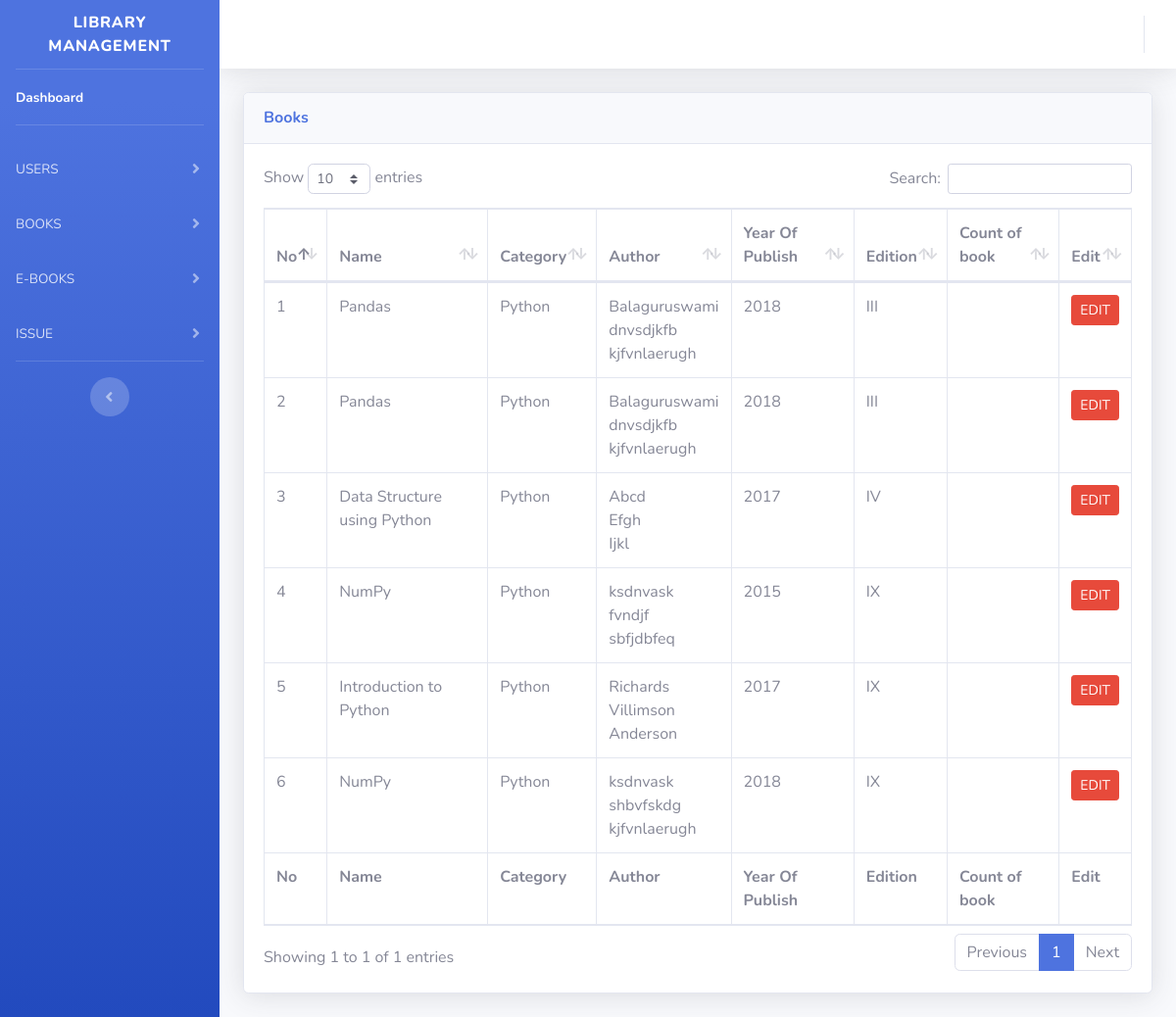
The page /templates/startbootstrap-sb-admin-2-gh-pages/admin_view Books.php (signed in) on the database as committed earlier.
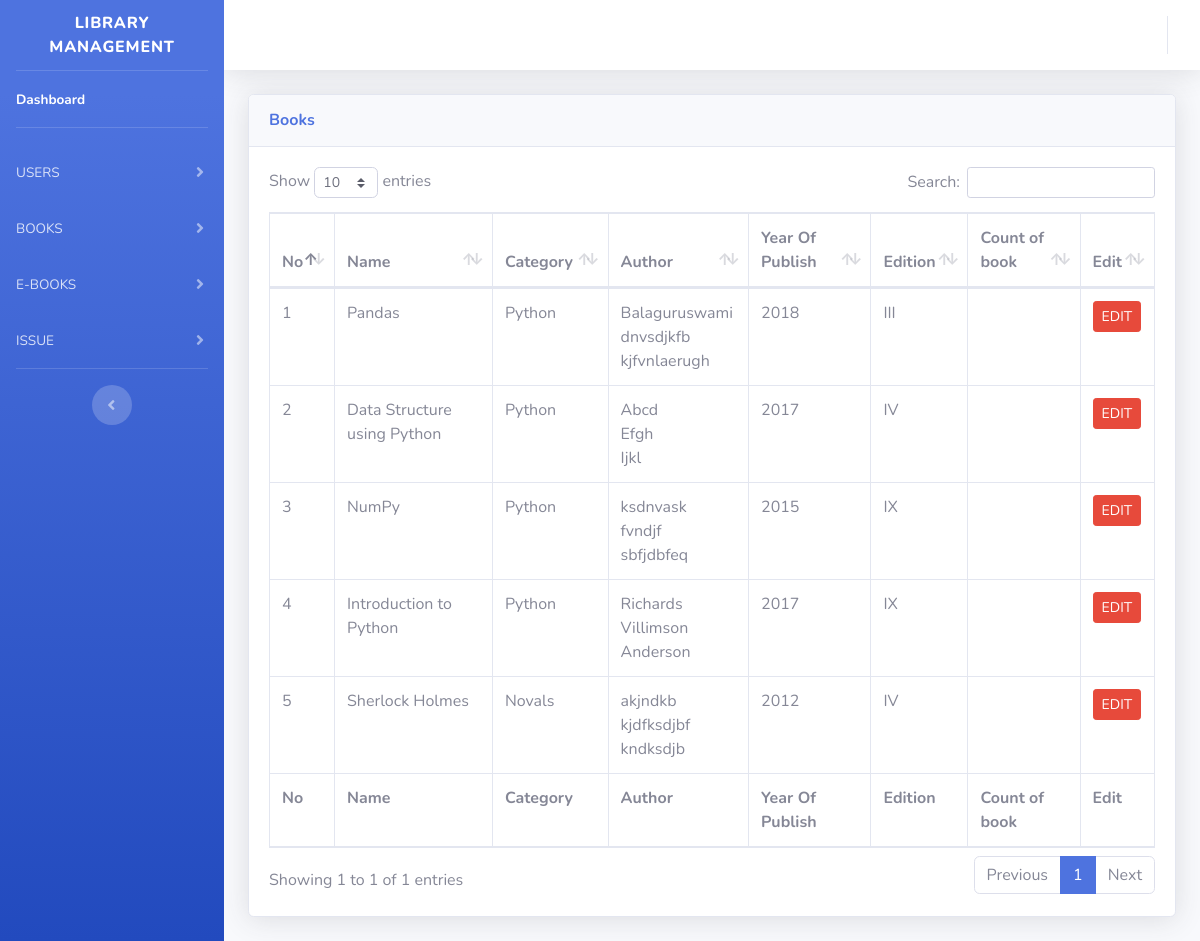
The same page on the database as committed later.
### tables this page shows
CREATE TABLE `book_table` (
  `book_id` int(10) NOT NULL,
  `category_id` int(10) NOT NULL,
  `book_title` varchar(40) NOT NULL,
  `book_author` varchar(40) NOT NULL,
  `second_author` varchar(40) NOT NULL,
  `third_author` varchar(40) NOT NULL,
  `year_of_publish` int(20) NOT NULL,
  `edition` varchar(20) NOT NULL,
  `isbn_no` int(20) NOT NULL,
  `book_status` varchar(20) NOT NULL
);

CREATE TABLE `book_category` (
  `category_id` int(10) NOT NULL,
  `category_name` varchar(40) NOT NULL,
  `status` varchar(20) NOT NULL
);

### templates/startbootstrap-sb-admin-2-gh-pages/admin_view Books.php (the view, shortened to what the changed rows need)
<?php
include('../startbootstrap-sb-admin-2-gh-pages/PHP/connection.php');
?>
<!DOCTYPE html>
<html lang="en">
<head>
    <link href="vendor/fontawesome-free/css/all.min.css" rel="stylesheet" type="text/css">
    <link href="css/sb-admin-2.min.css" rel="stylesheet">
     <link href="vendor/datatables/dataTables.bootstrap4.min.css" rel="stylesheet">
</head>
<body id="page-top">
    <div id="wrapper">
        <div id="content-wrapper" class="d-flex flex-column">
            <div id="content">
                <div class="container-fluid">
                    <div class="card shadow mb-4">
                        <div class="card-body">
                            <div class="table-responsive">
                                <table class="table table-bordered" id="dataTable" width="100%" cellspacing="0">
                                    <thead>
                                        <tr>
                                            <th>No</th>
                                            <th>Name</th>
                                            <th>Category</th>
                                            <th>Author</th>
                                            <th>Year Of Publish </th>
                                            <th>Edition</th>
                                            <th>Count of book</th>
                                            <th>Edit </th>
                                        </tr>
                                    </thead>
                                    <tfoot>
                                        <tr>
                                        <th>No</th>
                                            <th>Name</th>
                                            <th>Category</th>
                                            <th>Author</th>
                                            <th>Year Of Publish </th>
                                            <th>Edition</th>
                                            <th>Count of book</th>
                                            <th>Edit </th>
                                        </tr>
                                    </tfoot>
                            <?php
                            $sql = "SELECT b.book_id, b.category_id, b.book_title, b.book_author, b.second_author,
                                    b.third_author,b.year_of_publish, b.book_count, b.edition, b.book_status, c.category_name
                                    FROM book_table b,book_category c WHERE b.category_id = c.category_id and b.book_status = 'Active'";
                $result=mysqli_query($con,$sql);
                $count = 1;
                while($row = mysqli_fetch_array($result))
                {
                            ?>
                                    <tbody>
                                        <tr>
                                            <?php
                                            echo "<td>" .$count++ ."</td>";
                                            echo "<td>" .$row["book_title"] ."</td>";
                                            echo "<td>" .$row["category_name"]. "</td>";
                                            echo "<td>" .$row["book_author"] ."</br>"
                                            .$row["second_author"] . "</br>" .$row["third_author"] . "</td>";
                                            echo "<td>" .$row["year_of_publish"] ."</td>";
                                            echo "<td>" .$row["edition"] ."</td>";
                                            echo "<td>" .$row["book_count"] ."</td>" ;
                                            echo "<td class = 'Text-center'> <a href='admin_edit_book.php?x=" .$row['book_id']. " ' class = 'btn btn-danger btn-sm'> EDIT</a>";
                                            ?>
                                        </tr>
                                        </tbody>
                        <?php
                }
                ?>
                                </table>
                            </div>
                        </div>
                    </div>
                </div>
            </div>
        </div>
    </div>
</body>
</html>

Rows that differ between the two databases and show on the page:
removed book_table: book_title "Pandas", category.category_name "Python", book_author "Balaguruswami", second_author "dnvsdjkfb", third_author "kjfvnlaerugh", year_of_publish "2018", edition "III"
removed book_table: book_title "NumPy", category.category_name "Python", book_author "ksdnvask", second_author "shbvfskdg", third_author "kjfvnlaerugh", year_of_publish "2018", edition "IX"
added book_table: book_title "Sherlock Holmes", category.category_name "Novals", book_author "akjndkb", second_author "kjdfksdjbf", third_author "kndksdjb", year_of_publish "2012", edition "IV"
